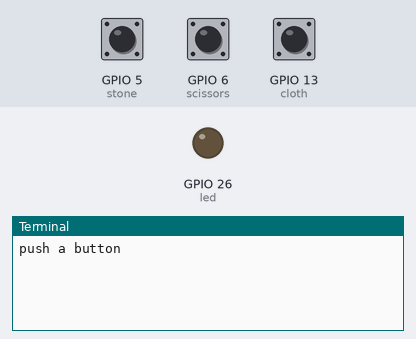
A program run on a simulated Raspberry Pi (BCM pin numbers). Shown: output pins drawn as LEDs (lit = HIGH), the last lines printed to the terminal. Inputs (shaded band) come from the test bench; at power-on: GPIO 5 (stone) HIGH, GPIO 6 (scissors) HIGH, GPIO 13 (cloth) HIGH. Random numbers come from a fixed seed.

Above: at 1.2 s.
1.3 s: GPIO 5 (stone) pulled LOW for 0.15 s
At 2.6 s:
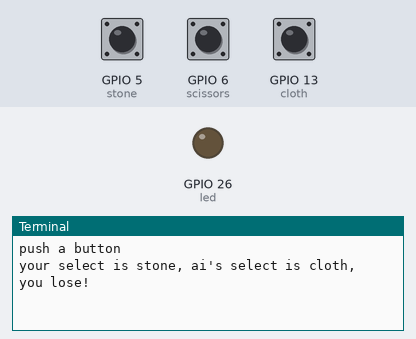
2.9 s: GPIO 6 (scissors) pulled LOW for 0.15 s
At 4.0 s:
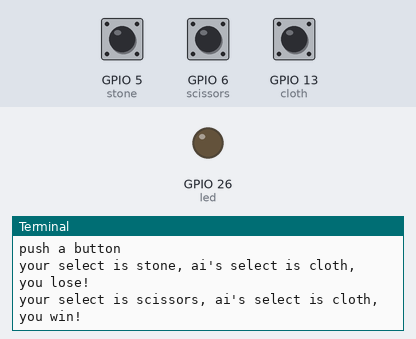
4.5 s: GPIO 13 (cloth) pulled LOW for 0.15 s
At 5.2 s:
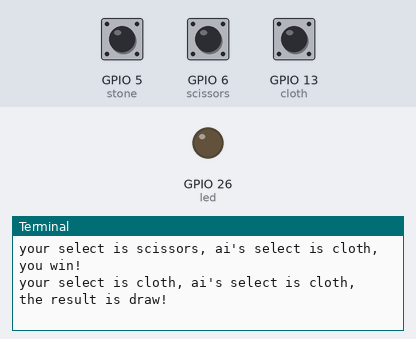
6.1 s: GPIO 5 (stone) pulled LOW for 1 s
At 7.7 s:
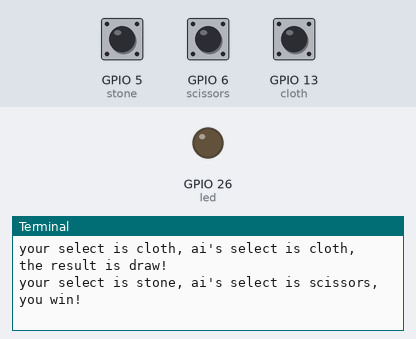
8.6 s: GPIO 6 (scissors) pulled LOW for 1 s
At 10.8 s:
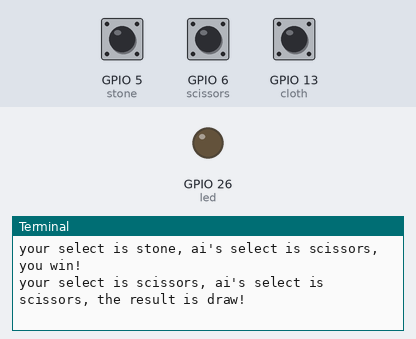
11.1 s: GPIO 13 (cloth) pulled LOW for 1 s
At 12.7 s:
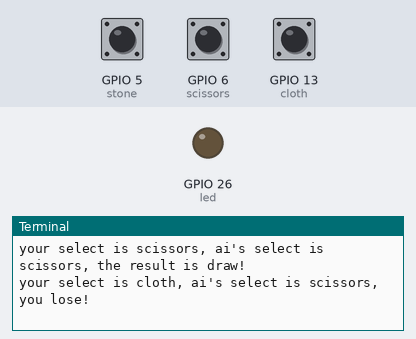

The program:

game.py
```python
import RPi.GPIO as GPIO
import time
import random #导入random库，方便之后使用random.choices函数以根据历史数据指定出圈策略

GPIO.setmode(GPIO.BCM) # 设置采用BCM编号

stone = 5
scissors = 6
cloth = 13
led = 26
select_stone = 0
select_scissors = 0
select_cloth = 0
select = -1

GPIO.setup(stone, GPIO.IN, GPIO.PUD_UP)
GPIO.setup(scissors, GPIO.IN, GPIO.PUD_UP)
GPIO.setup(cloth, GPIO.IN, GPIO.PUD_UP)
GPIO.setup(led, GPIO.OUT, initial = GPIO.LOW)

def my_callback(ch):
    global select_stone
    global select_scissors
    global select_cloth
    global select
    # 根据玩家选项，记录玩家出拳的历史数据，为指定策略提供依据
    if ch == stone:
        select_stone = select_stone + 1
        select = 0
    elif ch == scissors:
        select_scissors = select_scissors + 1
        select = 1
    elif ch == cloth:
        select_cloth = select_cloth + 1
        select = 2

# 按下不同按键的回调函数
GPIO.add_event_detect(stone, GPIO.RISING, callback = my_callback, bouncetime = 200)
GPIO.add_event_detect(scissors, GPIO.RISING, callback = my_callback, bouncetime = 200)
GPIO.add_event_detect(cloth, GPIO.RISING, callback = my_callback, bouncetime = 200)

try:
    print('push a button')
    while True:
        if select != -1:
            ai_select = random.choices([0, 1, 2], [select_scissors, select_cloth, select_stone], k = 1) # 根据历史数据，增加相应选项的权重，判断玩家出拳习惯，增加电脑获胜几率
            if ai_select[0] == 0:
                if select == 0:
                    print('your select is stone, ai\'s select is stone, the result is draw!')
                elif select == 1:
                    print('your select is scissors, ai\'s select is stone, you lose!')
                elif select == 2:
                    print('your select is cloth, ai\'s select is stone, you win!')
            elif ai_select[0] == 1:
                if select == 0:
                    print('your select is stone, ai\'s select is scissors, you win!')
                elif select == 1:
                    print('your select is scissors, ai\'s select is scissors, the result is draw!')
                elif select == 2:
                    print('your select is cloth, ai\'s select is scissors, you lose!')
            elif ai_select[0] == 2:
                if select == 0:
                    print('your select is stone, ai\'s select is cloth, you lose!')
                elif select == 1:
                    print('your select is scissors, ai\'s select is cloth, you win!')
                elif select == 2:
                    print('your select is cloth, ai\'s select is cloth, the result is draw!')
            select = -1
except KeyboardInterrupt:
    GPIO.cleanup() # 按下ctrl+C时释放引脚
finally:
    GPIO.cleanup() # 确保释放引脚
```

Measured:
- after the input at 1.3 s, the terminal: prints a new line after 0.15 s (image 1)
- after the input at 2.9 s, the terminal: prints a new line after 0.15 s (image 2)
- after the input at 4.5 s, the terminal: prints a new line after 0.15 s (image 3)
- after the input at 6.1 s, the terminal: prints a new line after 1.0 s (image 4)
- after the input at 8.6 s, the terminal: prints a new line after 1.0 s (image 5)
- after the input at 11.1 s, the terminal: prints a new line after 1.0 s (image 6)
